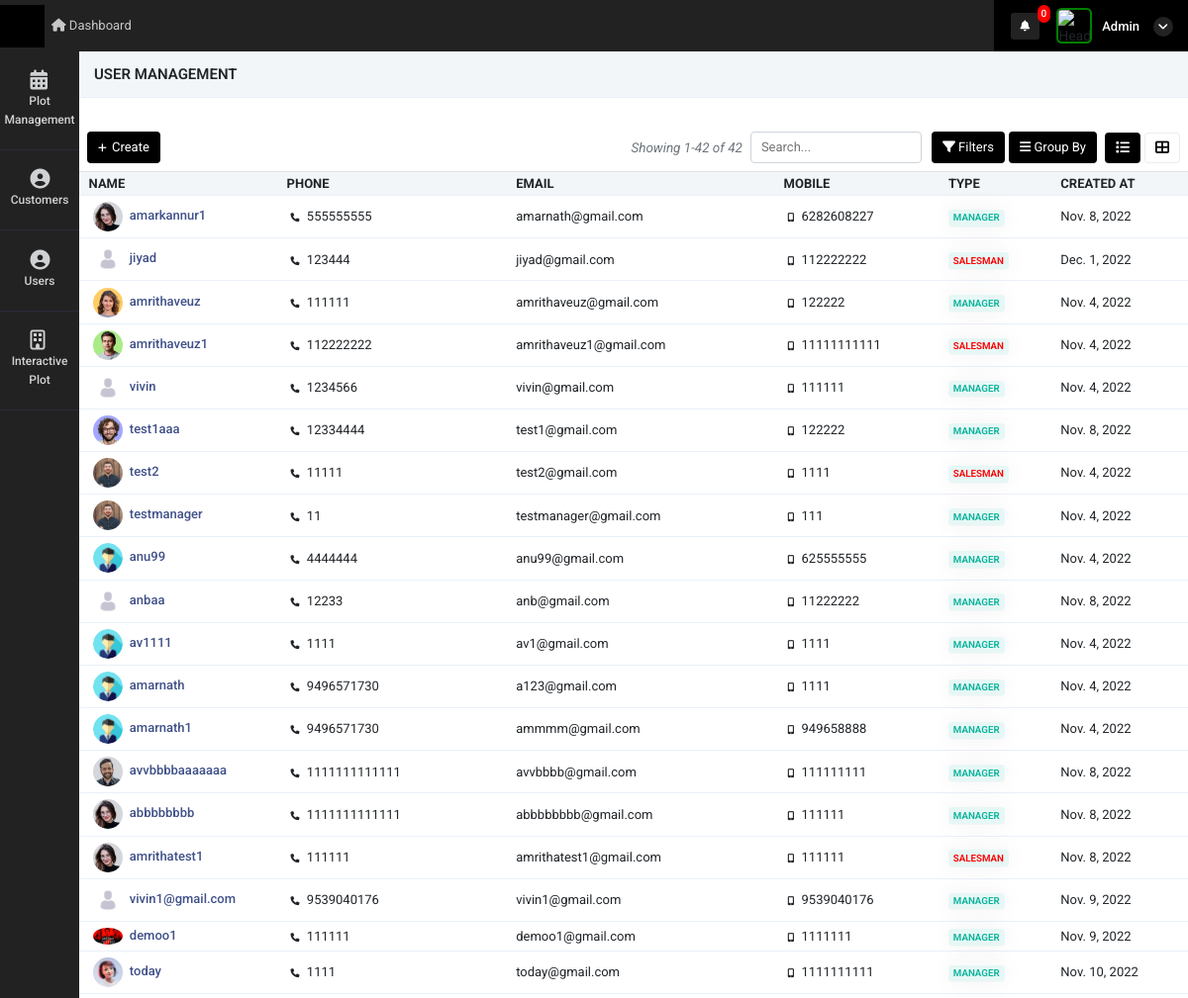
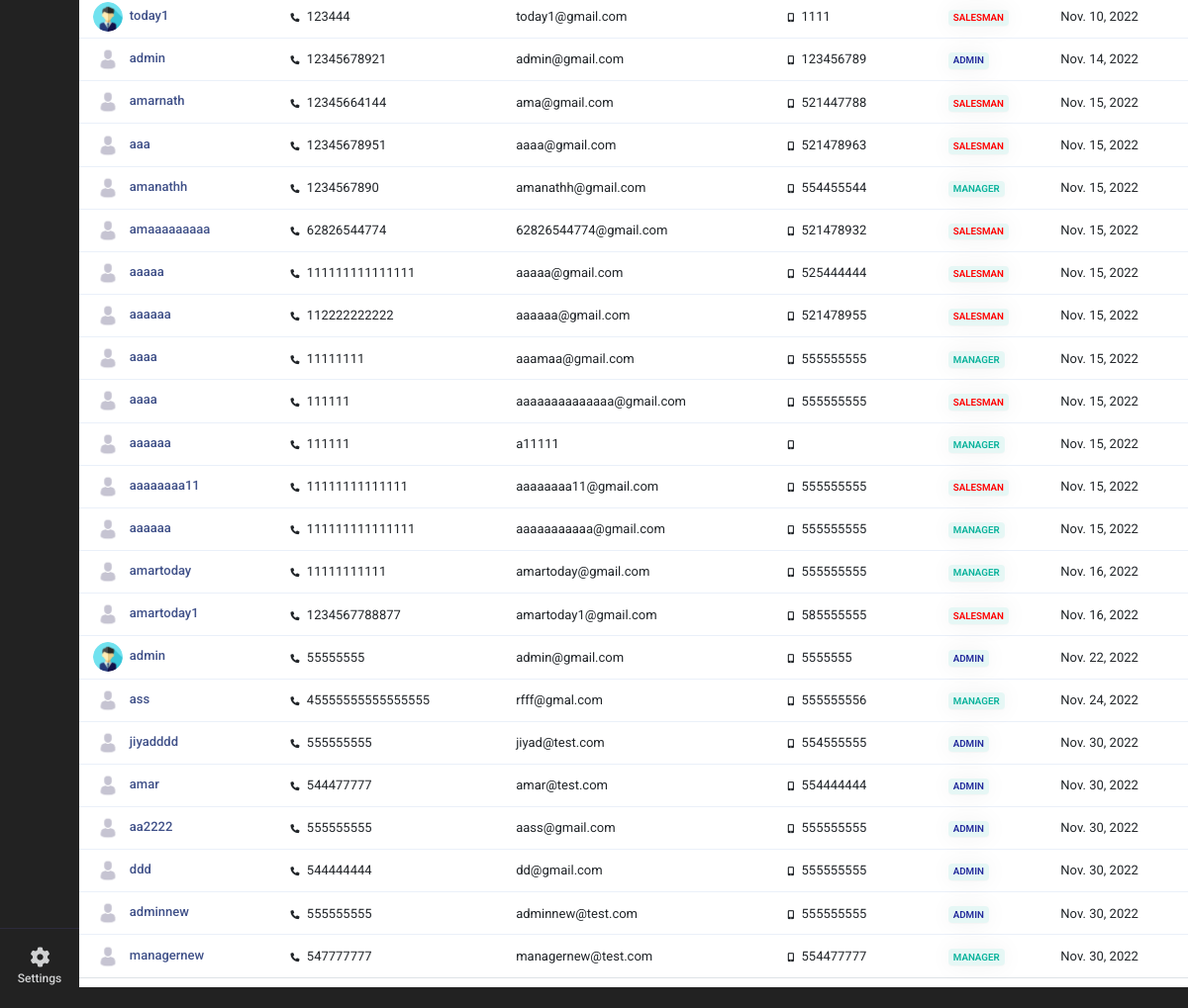
Screenshot of /user_management (signed in) with the database file from the repository (2 pictures, top to bottom).
### super_admin/models.py (models this page shows)
class common(models.Model):  # COMM0N
    dt = models.DateField(auto_now=True)
    tm = models.TimeField(auto_now=True)
    updated = models.DateTimeField(default=timezone.now)
    status = models.CharField(max_length=255, null=True)
    class Meta:
        abstract = True

class user_Details(common):
    auth_user = models.ForeignKey(User,on_delete=models.CASCADE,related_name="auth_user_login_id", null=True)
    name = models.CharField(max_length=255,null=True)
    phone = models.CharField(max_length=255,null=True)
    email = models.EmailField(null=True)
    mobile = models.CharField(max_length=255,null=True)
    emp_id = models.CharField(max_length=255,null=True)
    address1 = models.CharField(max_length=255,null=True)
    address2 = models.CharField(max_length=255,null=True)
    city = models.CharField(max_length=255,null=True)
    state = models.CharField(max_length=255,null=True)
    country = models.CharField(max_length=255,null=True)
    zip = models.CharField(max_length=255,null=True)
    password_geration_type = models.CharField(max_length=255,choices=password_generate_option,null=True)
    user_type = models.CharField(max_length=255,choices=login_user_type,null=True)
    atatchment = models.FileField(upload_to="user_image",null=True)
    created_by = models.ForeignKey(User,on_delete=models.CASCADE,related_name="added_by_user_id", null=True)
    plot_list_view = models.CharField(max_length=255,null=True)
    price_visibility = models.IntegerField(null=True,default=1)
    property_access =  models.CharField(max_length=255,choices=property_access_option,null=True)
    manager_nav_ploat_permission = models.IntegerField(default=0)
    manager_nav_user_permission = models.IntegerField(default=0)
    manager_nav_plot_edit_permission = models.IntegerField(default=0)
    manager_nav_booking_cancel_permission = models.IntegerField(default=0)
    manager_nav_customer_read_permission = models.IntegerField(default=0)
    manager_nav_customer_write_permission = models.IntegerField(default=0)
    manager_nav_customer_edit_permission = models.IntegerField(default=0)
    manager_nav_document_read_permission = models.IntegerField(default=0)
    manager_nav_document_write_permission = models.IntegerField(default=0)
    manager_nav_document_edit_permission = models.IntegerField(default=0)

### super_admin/views.py (the view)
# urls.py: path('user_management',views.user_management,name='user_management'),
def user_management(request):
    page_number = request.GET.get("page")
    user_data = user_Details.objects.all()
    data_paginator = Paginator(user_data, 100)
    try:
        page_obj = data_paginator.get_page(page_number)
    except PageNotAnInteger:
        page_obj = data_paginator.page(1)
    context = {
        'user_data': user_data,
        'page_obj': page_obj
    }
    return render(request, 'super_admin/user_management.html', context)

### super_admin/templates/super_admin/user_management.html (shortened to what this page needs)
 {% extends "super_admin/base10.html" %}
{% load static %}
    {% block content %}
    <div class="container-fluid px-0">
        <div class="row">
            <div class="col-12 buttns">
                <h5>User Management</h5>
            </div>
            </div>
            </div>
    <div class="container-fluid mt-4 px-0">
        <div class="tab-content contnt" id="demo_result_employee">
            <div class="tab-pane active" id="home1" role="tabpanel">
                <div
                    class="d-flex align-items-center justify-content-between px-2">
                    <div class="col-md-4 px-0">
                        <a href="create_user"><button type="button"
                                class="btn btn-prim add-btn create-button"><i
                                    class="fas fa-plus"></i>
                                Create
                            </button></a>
                    </div>
                    <div class="d-flex align-items-center">
                        <span class="text-muted d-flex align-items-center">
                            <i class="text-muted" style="font-size: 13.5px;">Showing {{ page_obj.start_index }}-{{ page_obj.end_index }} of {{ page_obj.paginator.count }}</i>
                        </span>
                        <input type="text" class="form-cont ml-2"
                            placeholder="Search..." autocomplete="off"
                            id="search_value" value="" onkeyup="myFunction()">
                        <div class="dropdown btn-group fitr">
                            <button type="button" class="btn btn-prim dropdown-toggle" data-toggle="dropdown">
                                <i class="fas fa-filter"></i>
                                Filters
                            </button>
                        </div>
                        <div class="dropdown btn-group grpby">
                            <button type="button" class="btn btn-prim mx-1 dropdown-toggle" data-toggle="dropdown"> <i
                                    class="fas fa-bars"></i>
                                Group By
                            </button>
                        </div>
                        <ul class="nav nav-tabs nav-ta" role="tablist">
                            <li class="nav-item mx-1">
                                <a class="nav-link kan-tab active"
                                    data-toggle="tab" href="#ho" role="tab"
                                    aria-selected="false">
                                    <i class="fas fa-list"></i>
                                </a>
                            </li>
                            <li class="nav-item">
                                <a class="nav-link kan-tab" data-toggle="tab"
                                    href="#pro" role="tab"
                                    aria-selected="false">
                                    <i class="fas fa-th-large"></i>
                                </a>
                            </li>
                        </ul>
                    </div>
                </div>
                <div class="tab-content">
                    <div class="tab-pane active" id="ho" role="tabpanel">
                        <div class="table-responsive mb-1  mt-2">
                            <table class="table table-nowrap align-middle user_table"
                                id="orderTable">
                                <thead class="table-light">
                                    <tr class="text-uppercase">
                                        <th class="sort"
                                            data-sort="customer_name" style="width:200px;">
                                            Name</th>
                                        <th class="sort"
                                            data-sort="product_name">
                                           Phone
                                        </th>
                                        <th class="sort" data-sort="date">Email</th>
                                        <th class="sort" data-sort="company">
                                           Mobile
                                        </th>
                                        <th class="sort" data-sort="company">
                                            Type
                                         </th>
                                        <th class="sort" data-sort="company">
                                           Created At
                                        </th>
                                    </tr>
                                </thead>
                                <tbody class="list form-check-all append_search_result">
                                    {% for i in page_obj  %}
                                    <tr >
                                        {% if i.atatchment == "" %}
                                        <td class="id" onclick="window.location='user_edit?id={{i.id}}'"><img style="width:30px;    border-radius: 50%;" src="{% static 'adminicon.jpg' %}" class="m-1"/><a href="user_edit?id={{i.id}}"
                                                class="fw-medium link-primary">&nbsp;{{i.name}}</a>
                                        </td>
                                        {% else %}
                                        <td class="id"><img style="width:30px;    border-radius: 50%;" src="./media/{{i.atatchment}}" class="m-1"/><a href="user_edit?id={{i.id}}"
                                                class="fw-medium link-primary">&nbsp;{{i.name}}</a>
                                        </td>
                                        {% endif %}
                                        <td class="customer_name"><i class="fa fa-phone m-1" style="font-size: 9px;"></i>&nbsp;{{i.phone}}
                                        </td>
                                        <td class="product_name">{{i.email}}</td>
                                        <td class="date"><i class="fa fa-mobile m-1" style="font-size: 9px;"></i>&nbsp;{{i.mobile}}</td>
                                        <td class="company">
                                            {% if i.user_type == "manager" %}
                                            <span
                                                class="badge badge-soft-success text-uppercase">Manager</span>
                                            {% elif i.user_type == "salesman"  %}
                                            <span style="color: red!important"
                                                class="badge badge-soft-success text-uppercase">Salesman</span>
                                                {% elif i.user_type == "admin"  %}
                                                <span style="color: rgb(35, 43, 156)!important"
                                                    class="badge badge-soft-success text-uppercase">Admin</span>
                                            {% endif %}
                                            </td>
                                        <td class="status">{{i.dt}}
                                        </td>
                                    </tr>
                                    {% endfor %}
                                </tbody>
                            </table>
                        </div>
                    </div>
                </div>
            </div>
        </div>
    </div>
{% endblock %}

### super_admin/templates/super_admin/base10.html (shortened to what this page needs)
<!doctype html>
<html lang="en">
    {% load static %}
    {% load notification %}
<head>
    <link rel="stylesheet" href="{% static 'admin/css/morris.css' %}">
    <link href="{% static 'admin/css/bootstrap.min.css' %}" rel="stylesheet" type="text/css" />
    <link href="{% static 'admin/css/icons.css' %}" rel="stylesheet" type="text/css" />
    <link href="{% static 'admin/css/style.css' %}" rel="stylesheet" type="text/css" />
</head>
<body class="">
    <div id="wrapper">
        <div class="left side-menu">
            <div class="slimscroll-menu" id="remove-scroll">
                <div id="sidebar-menu" class="sidaber_menu">
                    <ul class="" id="side-menu">
                        {% if bank_nav == 1 %}
                        <li>    <a href="bank_master" class="splnav just_load_please"> <i class="fas fa-briefcase"></i>        <p>Bank Master</p>    </a></li>
                        <li>    <a href="plot_view_master" class="splnav just_load_please"> <i class="fas fa-briefcase"></i>        <p>Plot view Master</p>    </a></li>
                        {% else %}
                                                {% if request.user|get_nav_permission:"plot_management" %}
                                                <li>
                                                    <a class="splnav just_load_please" href="property_management"> <i class="fa fa-calendar"></i>
                                                        <p>Plot Management</p>
                                                    </a>
                                                </li>
                                                {% endif %}
                                                {% if request.user|get_user_type_action:"user_type" %}
                                                <li>
                                                    <a href="customer_management" class="splnav just_load_please"> <i class="fa fa-user-circle"></i>
                                                        <p>Customers </p>
                                                    </a>
                                                </li>
                                                {% endif %}
                                                {% if request.user|get_nav_permission:"user_management" %}
                                                <li>
                                                    <a href="user_management" class="splnav just_load_please"> <i class="fa fa-user-circle"></i>
                                                        <p>Users  </p>
                                                    </a>
                                                </li>
                                                {% endif %}
                                                <li>
                                                    <a href="plot" class="splnav just_load_please"> <i class="fa fa-building-o"></i>
                                                        <p>Interactive Plot</p>
                                                    </a>
                                                </li>
                                                {% endif %}
                                                <li class="bootm_toggle_settings_button ">
                                                    <a class="splnav bdr_btmnone_nav" href="profile"> <i class="fa fa-cog"></i>
                                                        <p>Settings</p>
                                                    </a>
                                                </li>
                    </ul>
                </div>
            </div>
        </div>
        <div class="content-page">
            <div class="topbar">
                <div class="navbar-header">
                    <div class="d-flex">
                        <div class="binance">
                        </div>
                    </div>
                    <ul class="navbar-nav1 bg-2 col">
                        <li class="nav-item d-none d-sm-inline-block">
                            <a href="home" class="nav-link"><i class="fa fa-home"></i> Dashboard</a>
                        </li>
                    </ul>
                    <div class="d-flex align-items-center icns">
                        <div class="dropdown topbar-head-dropdown ms-1 header-item">
                            <a href="view_all_activity">
                                <i class="fas fa-bell fs-icn">
                                    <span
                                        class="position-absolute topbar-badge fs-9 translate-middle badge rounded-pill bg-red">{{ request.user|get_notifications:"sss" }}</span></i>
                                    </a>
                        </div>
                        <div class="dropdown header-item topbar-user king button-drpdown">
                            <span class="d-flex align-items-center drpdown-toggle">
                                <img class="header-profile-user" src="{{ request.user|get_loginUsernameImage:"sss" }}" alt="Header Avatar">
                                <span class="text-start ms-xl-2">
                                    <span class="d-none d-xl-inline-block ms-1 fw-medium user-name-text">  {{request.user.username|title}}</span>
                                    <i class="pro-icn fa fa-angle-down"></i>
                                </span>
                            </span>
                        </div>
                    </div>
                </div>
            </div>
            <div class="content">
                {% block content %}
                {% endblock %}
            </div>
            <footer class="footer">
                <div class="container-fluid">
                    <div class="row">
                        <div class="col-sm-6">
                        </div>
                        <div class="col-sm-6">
                        </div>
                    </div>
                </div>
            </footer>
        </div>
    </div>
</body>
</html>

### rows the page displays
user_Details: atatchment (picture), name "amarkannur1", phone "555555555", email "amarnath@gmail.com", mobile "6282608227", user_type "MANAGER", dt "Nov. 8, 2022"
user_Details: name "jiyad", phone "123444", email "jiyad@gmail.com", mobile "112222222", user_type "SALESMAN", dt "Dec. 1, 2022"
user_Details: atatchment (picture), name "amrithaveuz", phone "111111", email "amrithaveuz@gmail.com", mobile "122222", user_type "MANAGER", dt "Nov. 4, 2022"
user_Details: atatchment (picture), name "amrithaveuz1", phone "112222222", email "amrithaveuz1@gmail.com", mobile "11111111111", user_type "SALESMAN", dt "Nov. 4, 2022"
user_Details: name "vivin", phone "1234566", email "vivin@gmail.com", mobile "111111", user_type "MANAGER", dt "Nov. 4, 2022"
user_Details: atatchment (picture), name "test1aaa", phone "12334444", email "test1@gmail.com", mobile "122222", user_type "MANAGER", dt "Nov. 8, 2022"
user_Details: atatchment (picture), name "test2", phone "11111", email "test2@gmail.com", mobile "1111", user_type "SALESMAN", dt "Nov. 4, 2022"
user_Details: atatchment (picture), name "testmanager", phone "11", email "testmanager@gmail.com", mobile "111", user_type "MANAGER", dt "Nov. 4, 2022"
user_Details: atatchment (picture), name "anu99", phone "4444444", email "anu99@gmail.com", mobile "625555555", user_type "MANAGER", dt "Nov. 4, 2022"
user_Details: atatchment (placeholder picture), name "anbaa", phone "12233", email "anb@gmail.com", mobile "11222222", user_type "MANAGER", dt "Nov. 8, 2022"
user_Details: atatchment (picture), name "av1111", phone "1111", email "av1@gmail.com", mobile "1111", user_type "MANAGER", dt "Nov. 4, 2022"
user_Details: atatchment (picture), name "amarnath", phone "9496571730", email "a123@gmail.com", mobile "1111", user_type "MANAGER", dt "Nov. 4, 2022"
user_Details: atatchment (picture), name "amarnath1", phone "9496571730", email "ammmm@gmail.com", mobile "949658888", user_type "MANAGER", dt "Nov. 4, 2022"
user_Details: atatchment (picture), name "avvbbbbaaaaaaa", phone "1111111111111", email "avvbbbb@gmail.com", mobile "111111111", user_type "MANAGER", dt "Nov. 8, 2022"
user_Details: atatchment (picture), name "abbbbbbbb", phone "1111111111111", email "abbbbbbbb@gmail.com", mobile "111111", user_type "MANAGER", dt "Nov. 8, 2022"
user_Details: atatchment (picture), name "amrithatest1", phone "111111", email "amrithatest1@gmail.com", mobile "111111", user_type "SALESMAN", dt "Nov. 8, 2022"
user_Details: name "vivin1@gmail.com", phone "9539040176", email "vivin1@gmail.com", mobile "9539040176", user_type "MANAGER", dt "Nov. 9, 2022"
user_Details: atatchment (picture), name "demoo1", phone "111111", email "demoo1@gmail.com", mobile "1111111", user_type "MANAGER", dt "Nov. 9, 2022"
user_Details: atatchment (picture), name "today", phone "1111", email "today@gmail.com", mobile "1111111111", user_type "MANAGER", dt "Nov. 10, 2022"
user_Details: atatchment (picture), name "today1", phone "123444", email "today1@gmail.com", mobile "1111", user_type "SALESMAN", dt "Nov. 10, 2022"
user_Details: name "admin", phone "12345678921", email "admin@gmail.com", mobile "123456789", user_type "ADMIN", dt "Nov. 14, 2022"
user_Details: name "amarnath", phone "12345664144", email "ama@gmail.com", mobile "521447788", user_type "SALESMAN", dt "Nov. 15, 2022"
user_Details: name "aaa", phone "12345678951", email "aaaa@gmail.com", mobile "521478963", user_type "SALESMAN", dt "Nov. 15, 2022"
user_Details: name "amanathh", phone "1234567890", email "amanathh@gmail.com", mobile "554455544", user_type "MANAGER", dt "Nov. 15, 2022"
user_Details: name "amaaaaaaaaa", phone "62826544774", email "62826544774@gmail.com", mobile "521478932", user_type "SALESMAN", dt "Nov. 15, 2022"
user_Details: name "aaaaa", phone "111111111111111", email "aaaaa@gmail.com", mobile "525444444", user_type "SALESMAN", dt "Nov. 15, 2022"
user_Details: name "aaaaaa", phone "112222222222", email "aaaaaa@gmail.com", mobile "521478955", user_type "SALESMAN", dt "Nov. 15, 2022"
user_Details: name "aaaa", phone "11111111", email "aaamaa@gmail.com", mobile "555555555", user_type "MANAGER", dt "Nov. 15, 2022"
user_Details: name "aaaa", phone "111111", email "aaaaaaaaaaaaaa@gmail.com", mobile "555555555", user_type "SALESMAN", dt "Nov. 15, 2022"
user_Details: name "aaaaaa", phone "111111", email "a11111", user_type "MANAGER", dt "Nov. 15, 2022"
user_Details: name "aaaaaaaa11", phone "11111111111111", email "aaaaaaaa11@gmail.com", mobile "555555555", user_type "SALESMAN", dt "Nov. 15, 2022"
user_Details: name "aaaaaa", phone "111111111111111", email "aaaaaaaaaaa@gmail.com", mobile "555555555", user_type "MANAGER", dt "Nov. 15, 2022"
user_Details: name "amartoday", phone "11111111111", email "amartoday@gmail.com", mobile "555555555", user_type "MANAGER", dt "Nov. 16, 2022"
user_Details: name "amartoday1", phone "1234567788877", email "amartoday1@gmail.com", mobile "585555555", user_type "SALESMAN", dt "Nov. 16, 2022"
user_Details: atatchment (picture), name "admin", phone "55555555", email "admin@gmail.com", mobile "5555555", user_type "ADMIN", dt "Nov. 22, 2022"
user_Details: name "ass", phone "45555555555555555", email "rfff@gmal.com", mobile "555555556", user_type "MANAGER", dt "Nov. 24, 2022"
user_Details: name "jiyadddd", phone "555555555", email "jiyad@test.com", mobile "554555555", user_type "ADMIN", dt "Nov. 30, 2022"
user_Details: name "amar", phone "544477777", email "amar@test.com", mobile "554444444", user_type "ADMIN", dt "Nov. 30, 2022"
user_Details: name "aa2222", phone "555555555", email "aass@gmail.com", mobile "555555555", user_type "ADMIN", dt "Nov. 30, 2022"
user_Details: name "ddd", phone "544444444", email "dd@gmail.com", mobile "555555555", user_type "ADMIN", dt "Nov. 30, 2022"
user_Details: name "adminnew", phone "555555555", email "adminnew@test.com", mobile "555555555", user_type "ADMIN", dt "Nov. 30, 2022"
user_Details: name "managernew", phone "547777777", email "managernew@test.com", mobile "554477777", user_type "MANAGER", dt "Nov. 30, 2022"

### other values shown
{{ request.user|get_notifications:"sss" }} "0"
{{ request.user.username|title }} "Admin"
{{ page_obj.start_index }} "1"
{{ page_obj.end_index }} "42"
{{ page_obj.paginator.count }} "42"
